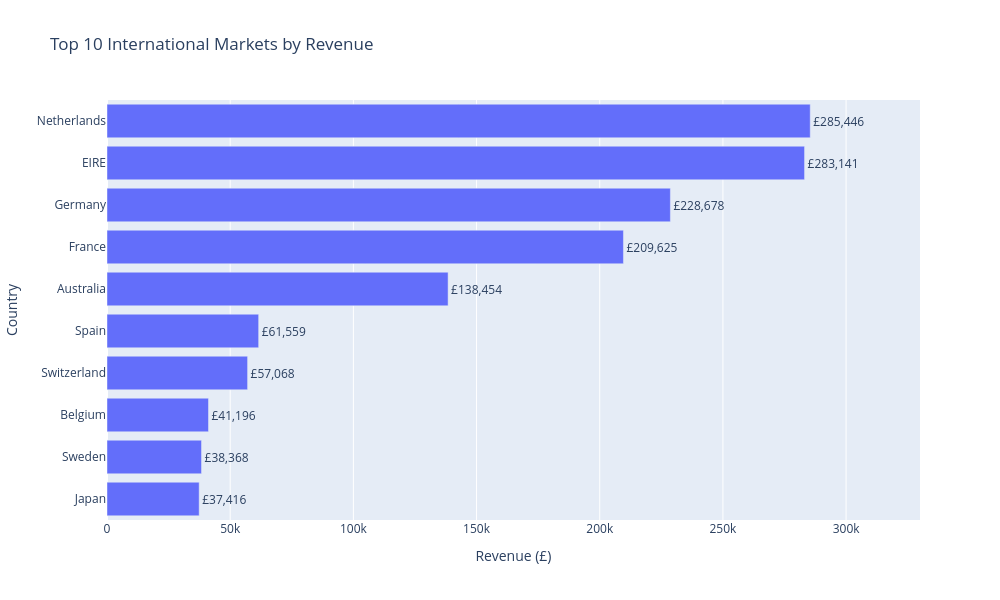

The notebook cell saved with this chart:
### Markdown cell above
The United Kingdom generated approximately 84.59% of total revenue, showing that overall revenue is heavily concentrated within the domestic market. To allow differences between international markets to be compared more clearly, the United Kingdom was excluded from the following ranking. Unspecified and European Community were also excluded because they do not represent individual countries.

### Code cell
fig = px.bar(
    top_international_revenue,
    x="Revenue",
    y="Country",
    orientation="h",
    title="Top 10 International Markets by Revenue",
    labels={"Revenue": "Revenue (£)", "Country": "Country"},
    text="Revenue",
)

fig.update_traces(texttemplate="£%{text:,.0f}", textposition="outside")

fig.update_layout(yaxis={"categoryorder": "total ascending"}, width=1000, height=600)

fig.update_xaxes(range=[0, 330000])

fig.show()

### Figure 1 — Plotly figure (JSON) as saved in the notebook; plotly's stock layout.template omitted (floating-point values rounded to 4 significant figures)
{"data": [{"hovertemplate": "Revenue (£)=%{text}<br>Country=%{y}<extra></extra>", "legendgroup": "", "marker": {"color": "#636efa", "pattern": {"shape": ""}}, "name": "", "orientation": "h", "showlegend": false, "text": [285400.0, 283100.0, 228700.0, 209600.0, 138500.0, 61560.0, 57070.0, 41200.0, 38370.0, 37420.0], "textposition": "outside", "texttemplate": "£%{text:,.0f}", "type": "bar", "x": [285400.0, 283100.0, 228700.0, 209600.0, 138500.0, 61560.0, 57070.0, 41200.0, 38370.0, 37420.0], "xaxis": "x", "y": ["Netherlands", "EIRE", "Germany", "France", "Australia", "Spain", "Switzerland", "Belgium", "Sweden", "Japan"], "yaxis": "y"}], "layout": {"barmode": "relative", "height": 600, "legend": {"tracegroupgap": 0}, "title": {"text": "Top 10 International Markets by Revenue"}, "width": 1000, "xaxis": {"anchor": "y", "domain": [0, 1], "range": [0, 330000], "title": {"text": "Revenue (£)"}}, "yaxis": {"anchor": "x", "categoryorder": "total ascending", "domain": [0, 1], "title": {"text": "Country"}}}}
